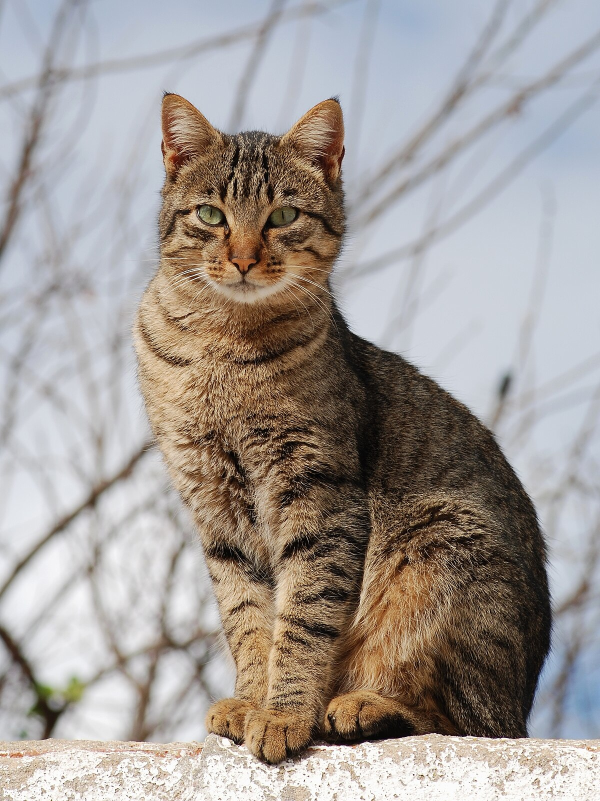
#> input picture data/Cat.jpg, 1200 x 1602 px (shown at 1/2 size)
$ python -i color.py   (imports and definitions only)
#> lines starting #> are read from the running program, lines starting #| are printed output that depends on the picture
#> further down, picture is the input picture: PIL image 1200x1602 RGB; mean R, G, B 161.7, 154.8, 150.5
import cv2
import numpy as np
import matplotlib.pyplot as plt
import io
from PIL import Image
from cvtools.plotting import mostrar_canales


# [55 lines left out: functions rgb_a_hsv, rgb_a_lab, rgb_a_yuv, not called in this run]

def histograma_colores(imagen_pil: Image.Image):
    """
    Calcula y grafica el histograma de colores (RGB) de una imagen.

    Parámetros:
    -----------
    imagen_pil : PIL.Image
        Imagen cargada en formato RGB.
    """
    # Convertir la imagen a arreglo NumPy (RGB)
    imagen_np = np.array(imagen_pil.convert("RGB"))

    # Separar los canales
    r, g, b = imagen_np[:, :, 0], imagen_np[:, :, 1], imagen_np[:, :, 2]
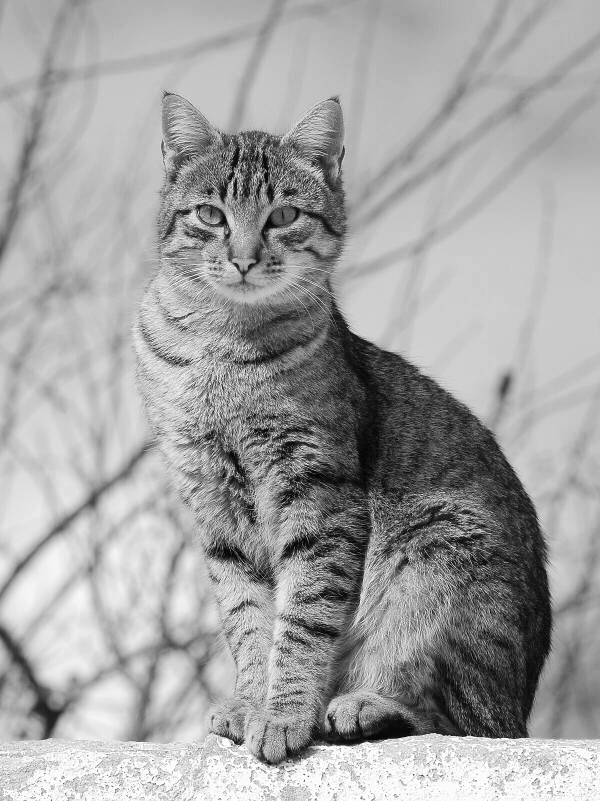
#> r: shape (1602, 1200) (shown at 1/2 size); min 0, max 255, mean 161.7
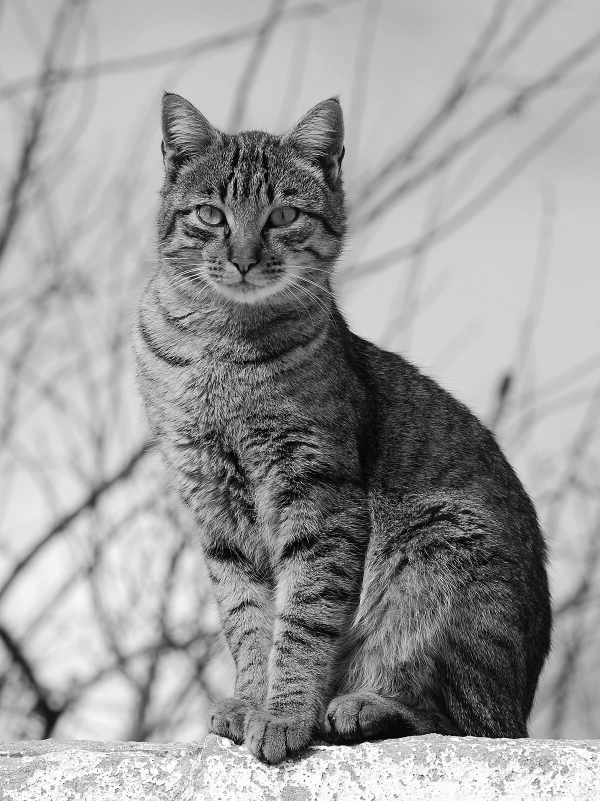
#> g: shape (1602, 1200) (shown at 1/2 size); min 0, max 255, mean 154.8
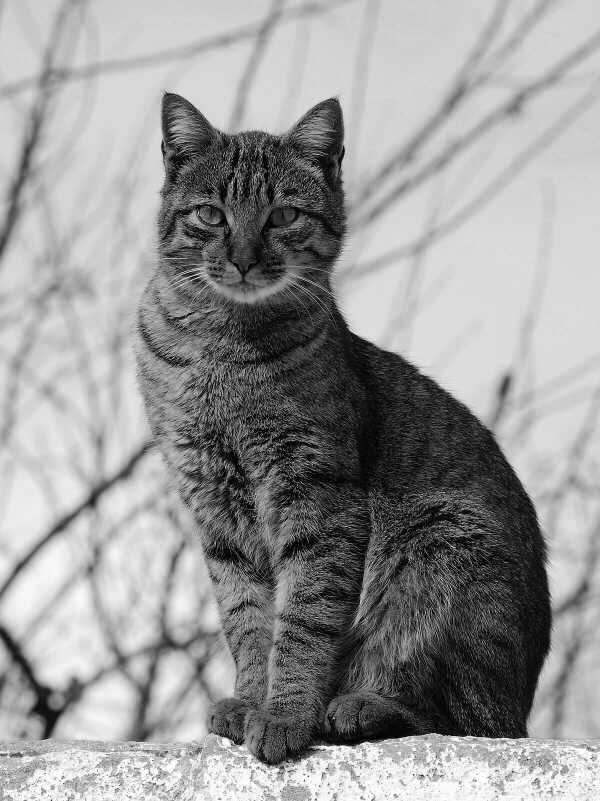
#> b: shape (1602, 1200) (shown at 1/2 size); min 0, max 255, mean 150.5

    # Calcular histogramas (256 bins, valores de 0 a 255)
    hist_r, _ = np.histogram(r, bins=256, range=(0, 255))
#> hist_r = 256 values, max 31132 at index 185, min 37 at index 0, mean 7509.4
    hist_g, _ = np.histogram(g, bins=256, range=(0, 255))
#> hist_g = 256 values, max 32908 at index 193, min 1850 at index 1, mean 7509.4
    hist_b, _ = np.histogram(b, bins=256, range=(0, 255))
#> hist_b = 256 values, max 42957 at index 0, min 308 at index 254, mean 7509.4

    # Graficar
    plt.figure(figsize=(10, 5))
    plt.plot(hist_r, color='red', label="Rojo")
    plt.plot(hist_g, color='green', label="Verde")
    plt.plot(hist_b, color='blue', label="Azul")

    plt.title("Histograma de colores")
    plt.xlabel("Intensidad de píxel")
    plt.ylabel("Frecuencia")
    plt.legend()
    plt.grid(True, linestyle="--", alpha=0.5)
    plt.show()
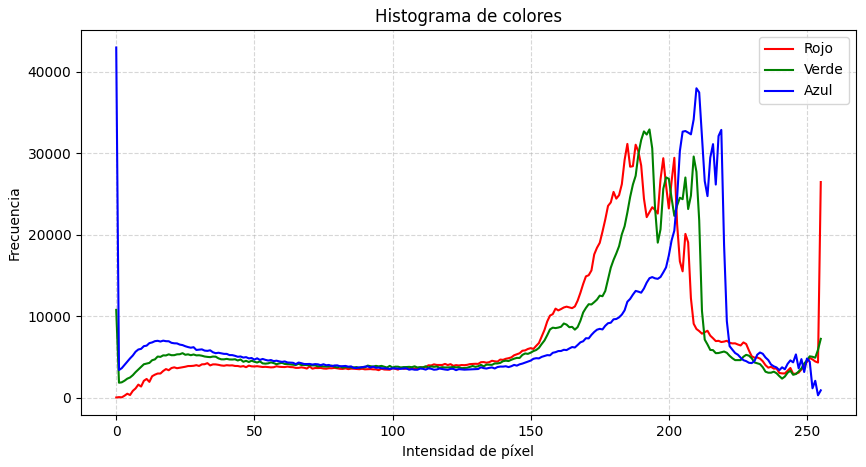
#> figure drawn by matplotlib, 1 panel; curve peaks at x = 185, y = 31132; curve peaks at x = 193, y = 32908; curve peaks at x = 0, y = 42957

    return hist_r, hist_g, hist_b

# [55 lines left out: functions cuantizacion_simple, reducir_peso, not called in this run]

>>> from PIL import Image
>>> picture = Image.open('../data/Cat.jpg')
>>> result = histograma_colores(picture)
